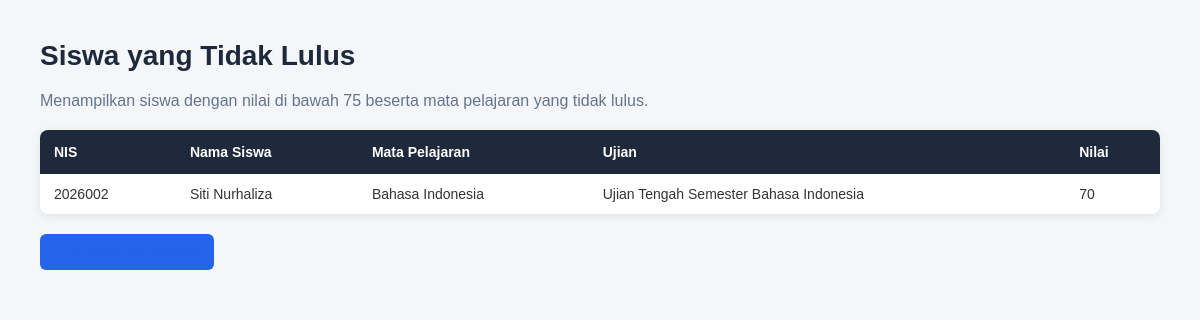
/laporan/siswa_tidak_lulus.php, run on the app's committed database.
### tables this page shows
CREATE TABLE `peserta` (
  `id_peserta` int(11) NOT NULL,
  `id_ujian` int(11) NOT NULL,
  `nis` varchar(20) NOT NULL,
  `nilai` int(11) NOT NULL DEFAULT 0
);

CREATE TABLE `siswa` (
  `nis` varchar(20) NOT NULL,
  `nama` varchar(50) NOT NULL,
  `alamat` varchar(100) NOT NULL
);

CREATE TABLE `mata_pelajaran` (
  `id_matpel` int(11) NOT NULL,
  `nama_matpel` varchar(50) NOT NULL
);

CREATE TABLE `ujian` (
  `id_ujian` int(11) NOT NULL,
  `nama_ujian` varchar(50) NOT NULL,
  `id_matpel` int(11) NOT NULL,
  `tanggal` datetime NOT NULL
);

### laporan/siswa_tidak_lulus.php (the view, shortened to what this page needs)
<?php
require_once __DIR__ . '/../config/database.php';
$query = "SELECT
            siswa.nis,
            siswa.nama,
            mata_pelajaran.nama_matpel,
            ujian.nama_ujian,
            peserta.nilai
          FROM peserta
          INNER JOIN siswa
              ON peserta.nis = siswa.nis
          INNER JOIN ujian
              ON peserta.id_ujian = ujian.id_ujian
          INNER JOIN mata_pelajaran
              ON ujian.id_matpel = mata_pelajaran.id_matpel
          WHERE peserta.nilai < 75
          ORDER BY siswa.nama ASC";
$result = mysqli_query($conn, $query);
?>
<!DOCTYPE html>
<html lang="id">
<head>
    <link rel="stylesheet" href="../style.css">
</head>
<body class="crud-page">
    <h2>Siswa yang Tidak Lulus</h2>
    <p style="margin-bottom: 20px; color: #64748b;">
        Menampilkan siswa dengan nilai di bawah 75
        beserta mata pelajaran yang tidak lulus.
    </p>
    <table>
        <tr>
            <th>NIS</th>
            <th>Nama Siswa</th>
            <th>Mata Pelajaran</th>
            <th>Ujian</th>
            <th>Nilai</th>
        </tr>
        <?php while ($data = mysqli_fetch_assoc($result)) { ?>
            <tr>
                <td>
                    <?= htmlspecialchars($data['nis']); ?>
                </td>
                <td>
                    <?= htmlspecialchars($data['nama']); ?>
                </td>
                <td>
                    <?= htmlspecialchars($data['nama_matpel']); ?>
                </td>
                <td>
                    <?= htmlspecialchars($data['nama_ujian']); ?>
                </td>
                <td>
                    <?= $data['nilai']; ?>
                </td>
            </tr>
        <?php } ?>
    </table>
    <a href="index.php" class="btn-back">
    </a>
</body>
</html>

### style.css (style rules this page uses)
* { margin: 0; padding: 0; box-sizing: border-box; }
body { font-family: Arial, Helvetica, sans-serif; background-color: #f4f6f9; color: #333; }
.crud-page { min-height: 100vh; padding: 40px; }
.crud-page h2 { font-size: 28px; margin-bottom: 20px; color: #1e293b; }
.crud-page>a:first-of-type { display: inline-block; padding: 10px 16px; margin-bottom: 20px; background-color: #2563eb; color: white; text-decoration: none; border-radius: 6px; font-size: 14px; transition: 0.2s; }
.crud-page table { width: 100%; border-collapse: collapse; background-color: white; border-radius: 8px; overflow: hidden; box-shadow: 0 2px 8px rgba(0, 0, 0, 0.08); }
.crud-page table th { background-color: #1e293b; color: white; padding: 14px; text-align: left; font-size: 14px; }
.crud-page table td { padding: 12px 14px; border-bottom: 1px solid #e5e7eb; font-size: 14px; }
.crud-page table tr:last-child td { border-bottom: none; }
.crud-page>a:last-child { display: inline-block; margin-top: 20px; color: #2563eb; text-decoration: none; font-size: 14px; }

### data on the page
peserta: nis.nis "2026002", nis.nama "Siti Nurhaliza", mata_pelajaran.nama_matpel "Bahasa Indonesia", id_ujian.nama_ujian "Ujian Tengah Semester Bahasa Indonesia", nilai "70"
